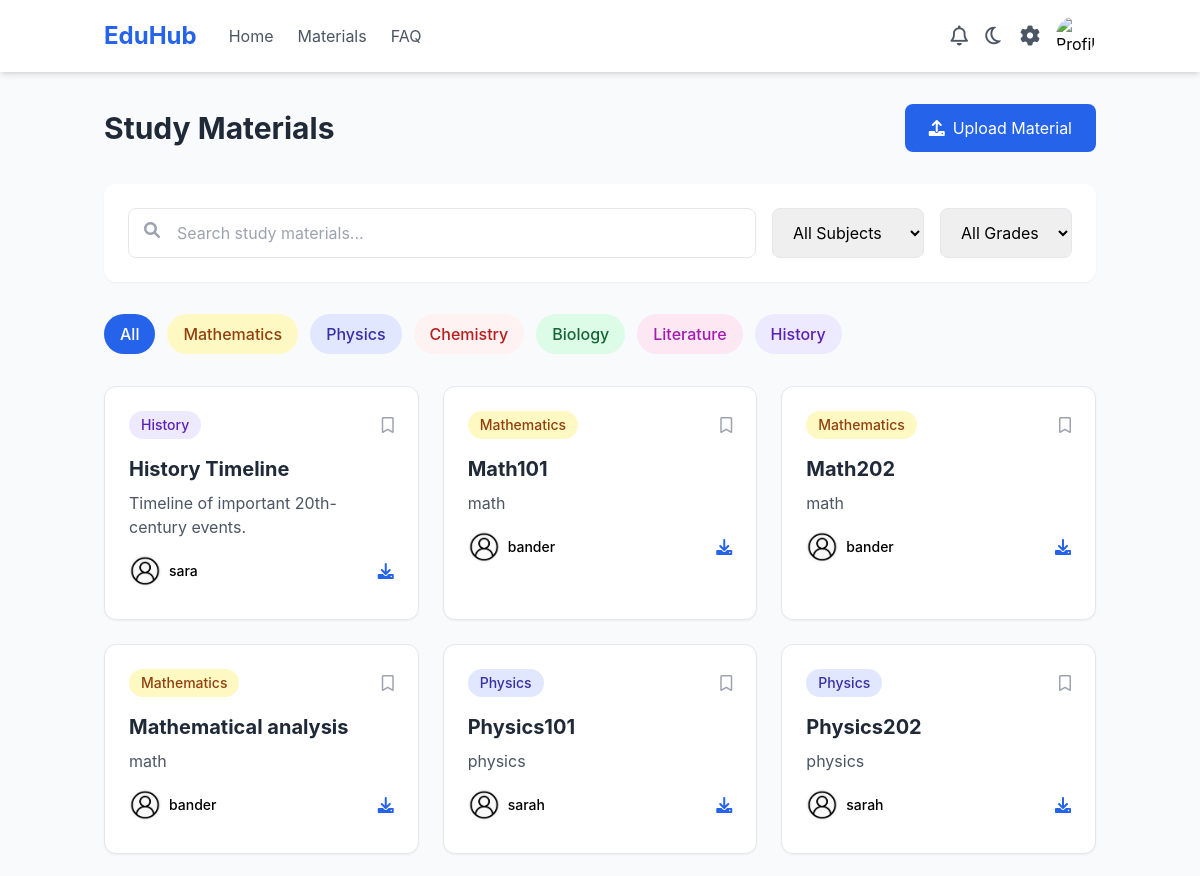
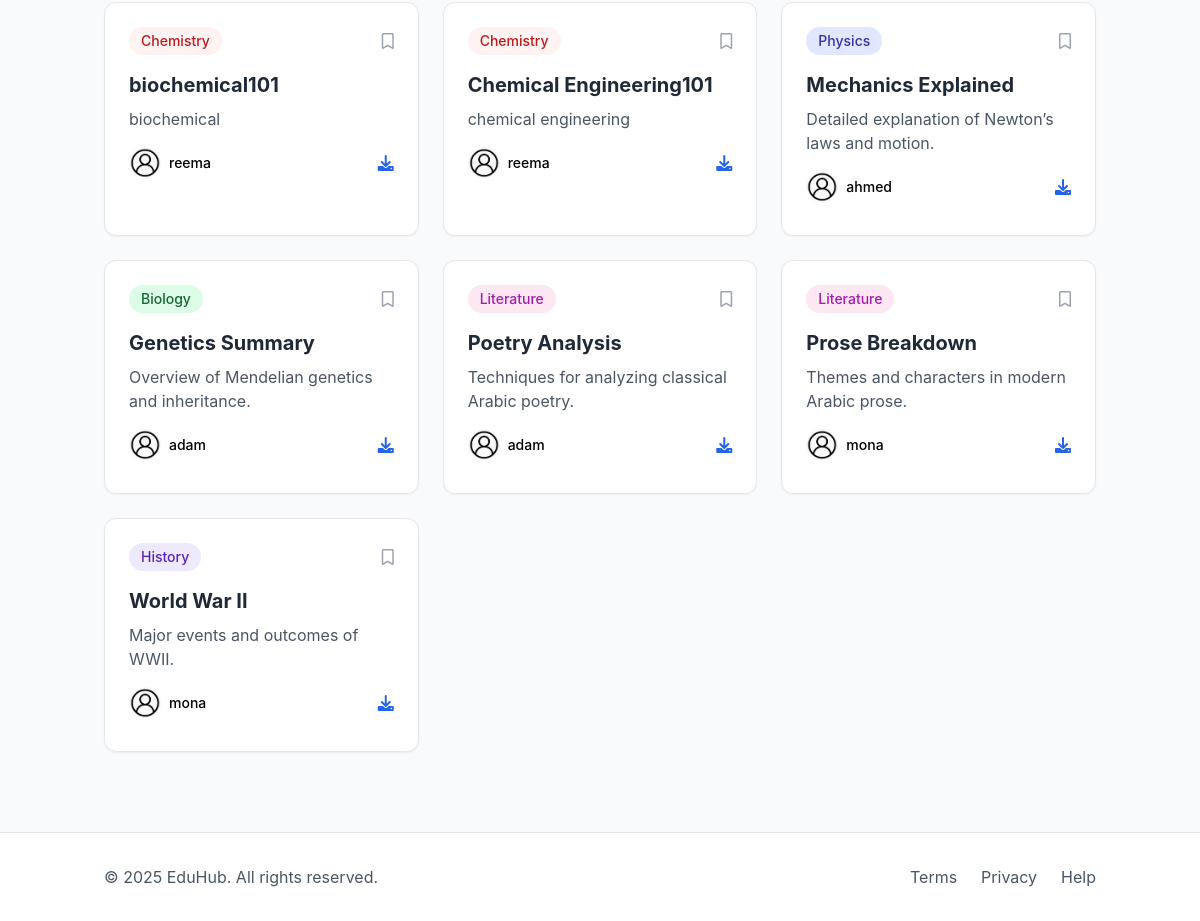
The app's page /php/metrials-student.php with its own data (2 pictures, top to bottom).
### tables this page shows
CREATE TABLE `materials` (
  `material_id` int(11) NOT NULL,
  `title` varchar(100) NOT NULL,
  `description` text DEFAULT NULL,
  `subject` varchar(100) NOT NULL,
  `grade` varchar(50) NOT NULL,
  `file_path` varchar(255) DEFAULT NULL,
  `uploaded_by` int(11) DEFAULT NULL,
  `status` enum('pending','approved','rejected') DEFAULT 'pending',
  `upload_date` timestamp NOT NULL DEFAULT current_timestamp(),
  `approve_date` timestamp(6) NULL DEFAULT current_timestamp(6)
);

CREATE TABLE `users` (
  `user_id` int(11) NOT NULL,
  `username` varchar(50) NOT NULL,
  `email` varchar(100) NOT NULL,
  `password` varchar(255) NOT NULL,
  `role` enum('student','admin','teacher') DEFAULT 'student',
  `profile_image` varchar(255) DEFAULT NULL,
  `created_at` timestamp NOT NULL DEFAULT current_timestamp(),
  `approve_date` timestamp(6) NOT NULL DEFAULT current_timestamp(6),
  `status` enum('approved','pending','rejected') NOT NULL DEFAULT 'pending'
);

### php/metrials-student.php (the view, shortened to what this page needs)
<?php
require_once 'config.php';
function subjectToClass($subject)
{
    switch (strtolower($subject)) {
        case 'mathematics':
            return 'pill-math';
        case 'physics':
            return 'pill-physics';
        case 'chemistry':
            return 'pill-chem';
        case 'biology':
            return 'pill-bio';
        case 'literature':
            return 'pill-lit';
        case 'history':
            return 'pill-hist';
    }
}
$stmt = $pdo->prepare("SELECT m.*, u.username AS uploader_name, u.profile_image AS uploader_image FROM materials m JOIN users u ON m.uploaded_by = u.user_id WHERE m.status = 'approved'");
$stmt->execute();
$materials = $stmt->fetchAll(PDO::FETCH_ASSOC);
?>
<!DOCTYPE html>
<html lang="en" class="transition duration-300">
<head>
    <link rel="stylesheet" href="https://cdnjs.cloudflare.com/ajax/libs/font-awesome/6.0.0/css/all.min.css">
    <script src="https://cdn.tailwindcss.com"></script>
    <link rel="stylesheet" href="../styles/style1.css">
    <link id="dark-theme" rel="stylesheet" href="../styles/dark.css" disabled>
</head>
<body class="h-full text-base-content">
    <div class="min-h-screen bg-gray-50">
        <header class="bg-white shadow-md">
            <div class="container mx-auto px-4 py-4 flex justify-between items-center">
                <div class="flex items-center space-x-8">
                    <h1 class="text-2xl font-bold text-blue-600">EduHub</h1>
                    <nav class="hidden md:flex space-x-6">
                        <a href="../php/home.php" class="nav-link text-gray-600 hover:text-blue-600">Home</a>
                        <a href="../php/metrials-student.php" class="nav-link text-gray-600 hover:text-blue-600">Materials</a>
                        <a href="../php/faq.php" class="nav-link text-gray-600 hover:text-blue-600">FAQ</a>
                    </nav>
                </div>
                <div class="flex items-center space-x-4">
                    <button class="text-gray-600 hover:text-blue-600"><i class="fa-regular fa-bell text-xl"></i></button>
                    <button id="theme-toggle" class="text-gray-600 hover:text-blue-600 text-xl">
                        <i id="theme-icon" class="fa-regular fa-moon"></i>
                    </button>
                    <button id="settings-btn" class="text-gray-600 hover:text-blue-600">
                        <i class="fa-solid fa-cog text-xl"></i>
                    </button>
                    <img id="header-profile-img" class="w-10 h-10 rounded-full" src="<?= isset($_COOKIE['user_image']) ? '../php/' . htmlspecialchars($_COOKIE['user_image']) : '../images/avatar.png' ?>" alt="Profile image" />
                </div>
            </div>
        </header>
        <main class="container mx-auto px-4 py-8">
            <div class="flex flex-col md:flex-row justify-between items-center mb-8">
                <h2 class="text-3xl font-bold text-gray-800 mb-4 md:mb-0">Study Materials</h2>
                <button id="upload-btn" class="bg-blue-600 text-white px-6 py-3 rounded-lg flex items-center space-x-2 hover:bg-blue-700 transition">
                    <i class="fa-solid fa-upload"></i><span>Upload Material</span>
                </button>
            </div>
            <div id="search-filter" class="bg-white rounded-xl shadow-sm p-6 mb-8">
                <div class="flex flex-col md:flex-row space-y-4 md:space-y-0 md:space-x-4">
                    <div class="flex-1 relative">
                        <i class="fa-solid fa-search absolute left-4 top-3.5 text-gray-400"></i>
                        <input id="search-input" type="text" placeholder="Search study materials..." class="w-full pl-12 pr-4 py-3 rounded-lg border border-gray-200">
                    </div>
                    <div class="flex space-x-4">
                        <select id="subject-filter" class="px-4 py-3 rounded-lg border border-gray-200">
                            <option>All Subjects</option>
                        </select>
                        <select id="grade-filter" class="px-4 py-3 rounded-lg border border-gray-200">
                            <option>All Grades</option>
                        </select>
                    </div>
                </div>
            </div>
            <div id="category-pills" class="flex flex-wrap gap-3 mb-8">
                <button class="bg-blue-600 text-white px-4 py-2 rounded-full font-medium">All</button>
                <button class="pill-math">Mathematics</button>
                <button class="pill-physics">Physics</button>
                <button class="pill-chem">Chemistry</button>
                <button class="pill-bio">Biology</button>
                <button class="pill-lit">Literature</button>
                <button class="pill-hist">History</button>
            </div>
            <div id="materials-grid" class="grid md:grid-cols-2 lg:grid-cols-3 gap-6 mt-6">
                <?php foreach ($materials as $material): ?>
                    <div class="bg-white rounded-xl border border-gray-200 shadow-sm hover:shadow-md transition" data-grade="<?= htmlspecialchars($material['grade']) ?>">
                        <div class="p-6 pb-8">
                            <div class="flex items-center justify-between mb-4">
                                <span class="<?= subjectToClass($material['subject']) ?> px-3 py-1 rounded-full text-sm">
                                    <?= htmlspecialchars($material['subject']) ?>
                                </span>
                                <button class="text-gray-400 hover:text-gray-600">
                                    <i class="fa-regular fa-bookmark"></i>
                                </button>
                            </div>
                            <h3 class="text-xl font-bold text-gray-800 mb-2"><?= htmlspecialchars($material['title']) ?></h3>
                            <p class="text-gray-600 mb-4"><?= htmlspecialchars($material['description']) ?></p>
                            <div class="flex items-center justify-between">
                                <div class="flex items-center space-x-2">
                                    <img
                                        src="<?= !empty($material['uploader_image']) ? '../uploads/imgs/' . htmlspecialchars($material['uploader_image']) : '../images/avtar.png' ?>"
                                        alt="Author"
                                        class="w-8 h-8 rounded-full object-cover">
                                    <span class="text-sm font-medium"><?= htmlspecialchars($material['uploader_name']) ?></span>
                                </div>
                                <a href="../php/uploads_materials/<?= htmlspecialchars($material['file_path']) ?>" class="text-blue-600 hover:text-blue-700" download>
                                    <i class="fa-solid fa-download"></i>
                                </a>
                            </div>
                        </div>
                    </div>
                <?php endforeach; ?>
            </div>
        </main>
        <footer class="bg-white border-t mt-12">
            <div class="container mx-auto px-4 py-8">
                <div class="flex flex-col md:flex-row justify-between items-center">
                    <p class="text-gray-600 mb-4 md:mb-0">&copy; 2025 EduHub. All rights reserved.</p>
                    <div class="flex space-x-6">
                        <span class="text-gray-600 hover:text-blue-600 cursor-pointer">Terms</span>
                        <span class="text-gray-600 hover:text-blue-600 cursor-pointer">Privacy</span>
                        <span class="text-gray-600 hover:text-blue-600 cursor-pointer">Help</span>
                    </div>
                </div>
            </div>
        </footer>
    </div>
</body>
</html>

### styles/style1.css (style rules this page uses)
* { font-family: "Inter", sans-serif; }
.bg-blue-600 { background-color: #2563eb; }
.hidden { display: none; }
input[type="password"], input[type="text"] { padding-right: 40px; }
#settings-btn i { transition: color 0.2s ease-in-out; }
.pill-math { background-color: #fef9c3; color: #92400e; padding: 0.5rem 1rem; border-radius: 9999px; font-weight: 500; }
.pill-physics { background-color: #e0e7ff; color: #3730a3; padding: 0.5rem 1rem; border-radius: 9999px; font-weight: 500; }
.pill-chem { background-color: #fef2f2; color: #b91c1c; padding: 0.5rem 1rem; border-radius: 9999px; font-weight: 500; }
.pill-bio { background-color: #dcfce7; color: #166534; padding: 0.5rem 1rem; border-radius: 9999px; font-weight: 500; }
.pill-lit { background-color: #fce7f3; color: #a21caf; padding: 0.5rem 1rem; border-radius: 9999px; font-weight: 500; }
.pill-hist { background-color: #ede9fe; color: #5b21b6; padding: 0.5rem 1rem; border-radius: 9999px; font-weight: 500; }

### styles/dark.css (style rules this page uses)
body { background-color: #111827 !important; color: #f3f4f6 !important; }
header, footer { background-color: #1f2937 !important; }
main, section, .card, .shadow-md, .shadow-sm, .bg-white { background-color: #1e293b !important; color: #f3f4f6 !important; }
a { color: #93c5fd !important; }
input, select, textarea { background-color: #374151 !important; color: #f3f4f6 !important; border-color: #4b5563 !important; }
.card, .shadow-md, .shadow-sm, #upload-modal .bg-white, .bg-white { background-color: #2d3748 !important; color: #f3f4f6 !important; }
.card p, .card h3, .shadow-md p, .shadow-md h3, .shadow-sm p, .shadow-sm h3 { color: #e5e7eb !important; }
header i, header button i, header .fa-bell, header .fa-cog, header .fa-sun, header .fa-moon { background-color: transparent !important; color: #d1d5db !important; padding: 0 !important; box-shadow: none !important; }
button i { background: none !important; color: inherit; }
.bg-gray-50, .bg-white, .bg-neutral-100, section, aside { background-color: #1f2937 !important; color: #f3f4f6 !important; }
i, .fa { color: #f3f4f6 !important; }
p { color: #e5e7eb !important; }
div { -webkit-text-fill-color:#e5e7eb !important; }
.bg-white { background-color: #2d3748 !important; color: #f3f4f6 !important; }
.bg-white p, .bg-white h2, .bg-white h3, .bg-white span { color: #e5e7eb !important; }
.pill-math { background-color: #78350f !important; color: #fde68a !important; }
.pill-physics { background-color: #3730a3 !important; color: #e0e7ff !important; }
.pill-chem { background-color: #7f1d1d !important; color: #fecaca !important; }
.pill-bio { background-color: #14532d !important; color: #bbf7d0 !important; }
.pill-lit { background-color: #831843 !important; color: #fbcfe8 !important; }
.pill-hist { background-color: #4c1d95 !important; color: #ddd6fe !important; }

### records on screen
materials: subject "History", title "History Timeline", description "Timeline of important 20th-century events.", uploaded_by.username "sara"
materials: subject "Mathematics", title "Math101", description "math", uploaded_by.username "bander"
materials: subject "Mathematics", title "Math202", description "math", uploaded_by.username "bander"
materials: subject "Mathematics", title "Mathematical analysis", description "math", uploaded_by.username "bander"
materials: subject "Physics", title "Physics101", description "physics", uploaded_by.username "sarah"
materials: subject "Physics", title "Physics202", description "physics", uploaded_by.username "sarah"
materials: subject "Chemistry", title "biochemical101", description "biochemical", uploaded_by.username "reema"
materials: subject "Chemistry", title "Chemical Engineering101", description "chemical engineering", uploaded_by.username "reema"
materials: subject "Physics", title "Mechanics Explained", description "Detailed explanation of Newton’s laws and motion.", uploaded_by.username "ahmed"
materials: subject "Biology", title "Genetics Summary", description "Overview of Mendelian genetics and inheritance.", uploaded_by.username "adam"
materials: subject "Literature", title "Poetry Analysis", description "Techniques for analyzing classical Arabic poetry.", uploaded_by.username "adam"
materials: subject "Literature", title "Prose Breakdown", description "Themes and characters in modern Arabic prose.", uploaded_by.username "mona"
materials: subject "History", title "World War II", description "Major events and outcomes of WWII.", uploaded_by.username "mona"
